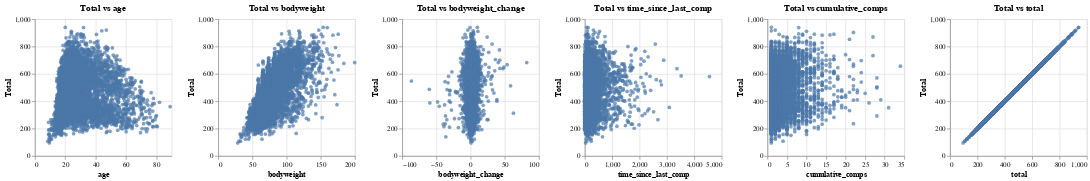

This figure's notebook cell:
### Code cell
alt.hconcat(*plots)

### Figure 1 — Vega-Lite specification as saved in the notebook (floating-point values rounded to 4 significant figures; data arrays with more than 128 entries replaced by an {"elided": "..."} marker saying what was removed)
{"config": {"view": {"continuousWidth": 400, "continuousHeight": 300}}, "hconcat": [{"mark": "circle", "encoding": {"tooltip": [{"field": "age", "type": "quantitative"}, {"field": "total", "type": "quantitative"}], "x": {"field": "age", "title": "age", "type": "quantitative"}, "y": {"field": "total", "title": "Total", "type": "quantitative"}}, "height": 200, "title": "Total vs age", "width": 200}, {"mark": "circle", "encoding": {"tooltip": [{"field": "bodyweight", "type": "quantitative"}, {"field": "total", "type": "quantitative"}], "x": {"field": "bodyweight", "title": "bodyweight", "type": "quantitative"}, "y": {"field": "total", "title": "Total", "type": "quantitative"}}, "height": 200, "title": "Total vs bodyweight", "width": 200}, {"mark": "circle", "encoding": {"tooltip": [{"field": "bodyweight_change", "type": "quantitative"}, {"field": "total", "type": "quantitative"}], "x": {"field": "bodyweight_change", "title": "bodyweight_change", "type": "quantitative"}, "y": {"field": "total", "title": "Total", "type": "quantitative"}}, "height": 200, "title": "Total vs bodyweight_change", "width": 200}, {"mark": "circle", "encoding": {"tooltip": [{"field": "time_since_last_comp", "type": "quantitative"}, {"field": "total", "type": "quantitative"}], "x": {"field": "time_since_last_comp", "title": "time_since_last_comp", "type": "quantitative"}, "y": {"field": "total", "title": "Total", "type": "quantitative"}}, "height": 200, "title": "Total vs time_since_last_comp", "width": 200}, {"mark": "circle", "encoding": {"tooltip": [{"field": "cumulative_comps", "type": "quantitative"}, {"field": "total", "type": "quantitative"}], "x": {"field": "cumulative_comps", "title": "cumulative_comps", "type": "quantitative"}, "y": {"field": "total", "title": "Total", "type": "quantitative"}}, "height": 200, "title": "Total vs cumulative_comps", "width": 200}, {"mark": "circle", "encoding": {"tooltip": [{"field": "total", "type": "quantitative"}, {"field": "total", "type": "quantitative"}], "x": {"field": "total", "title": "total", "type": "quantitative"}, "y": {"field": "total", "title": "Total", "type": "quantitative"}}, "height": 200, "title": "Total vs total", "width": 200}], "data": {"name": "data-6d0bc13751b23808e143aa2921bc342a"}, "$schema": "https://vega.github.io/schema/vega-lite/v4.17.0.json", "datasets": {"data-6d0bc13751b23808e143aa2921bc342a": {"elided": "5000 records"}}}
